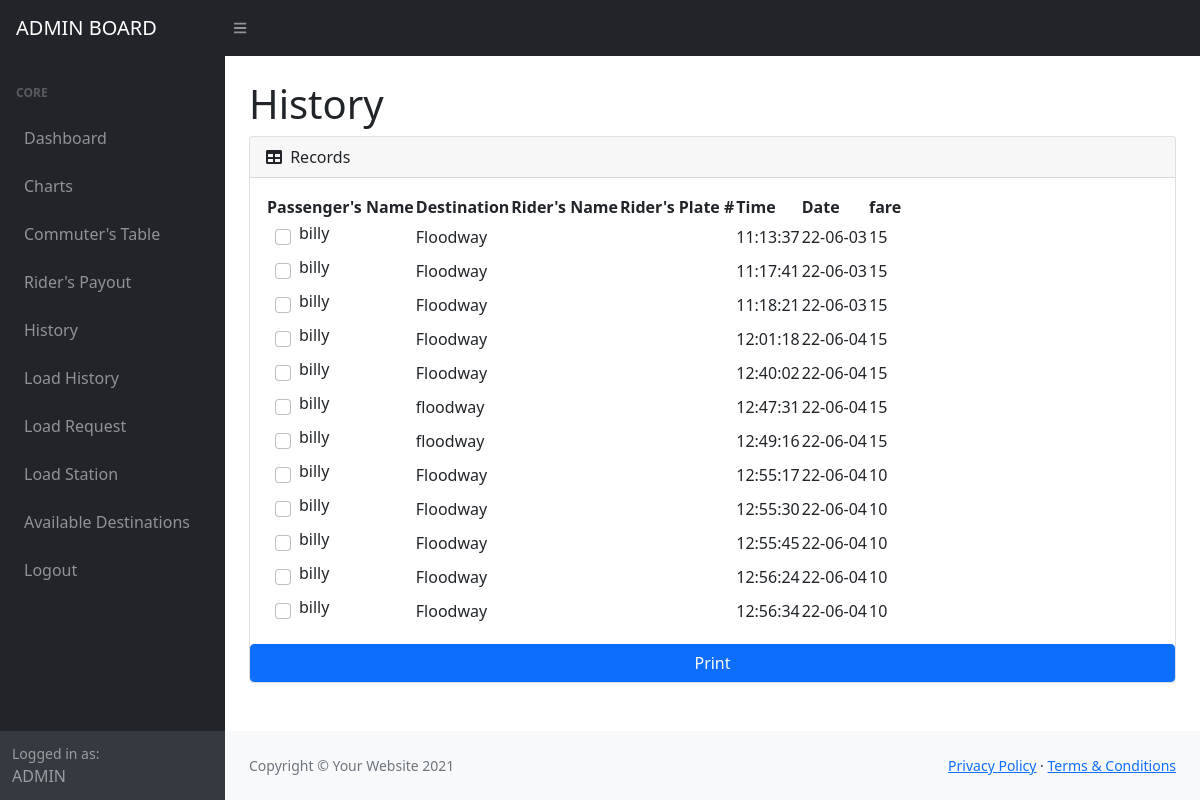
Screenshot of /Ahistory.php (signed in) with the database file from the repository.
### tables this page shows
CREATE TABLE `history` (
  `id` int(11) NOT NULL,
  `passenger_id` int(11) NOT NULL,
  `username` text NOT NULL,
  `riders_id` int(11) NOT NULL,
  `ridername` text NOT NULL,
  `mark` text NOT NULL,
  `plate` text NOT NULL,
  `fee` int(11) NOT NULL,
  `destination` text NOT NULL,
  `qrtime` text NOT NULL,
  `created` text NOT NULL
);

### Ahistory.php (the view, shortened to what this page needs)
<?php
require_once "check.php";
$sql = mysqli_query($conn,"SELECT * FROM history ");
?>
<!DOCTYPE html>
<html lang="en">
    <head>
        <link href="https://cdn.jsdelivr.net/npm/simple-datatables@latest/dist/style.css" rel="stylesheet" />
        <link href="adminfile/css/styles.css" rel="stylesheet" />
    </head>
    <body class="sb-nav-fixed">
        <nav class="sb-topnav navbar navbar-expand navbar-dark bg-dark">
            <a class="navbar-brand ps-3" href="Admin.php">ADMIN BOARD</a>
            <button class="btn btn-link btn-sm order-1 order-lg-0 me-4 me-lg-0" id="sidebarToggle" href="#!"><i class="fas fa-bars"></i></button>
        </nav>
        <div id="layoutSidenav">
            <div id="layoutSidenav_nav">
                <nav class="sb-sidenav accordion sb-sidenav-dark" id="sidenavAccordion">
                    <div class="sb-sidenav-menu">
                        <div class="nav">
                            <div class="sb-sidenav-menu-heading">Core</div>
                            <a class="nav-link" href="Admin.php">
                                Dashboard
                            </a>
                            <a class="nav-link" href="charts.php">
                                Charts
                            </a>
                            <a class="nav-link" href="Atables.php">
                                Commuter's Table
                            </a>
                            <a class="nav-link" href="Arider_payout.php">
                                Rider's Payout
                            </a>
                            <a class="nav-link" href="Ahistory.php">
                                History
                            </a>
                            <a class="nav-link" href="Alhistory.php">
                                Load History
                            </a>
                            <a class="nav-link" href="Aload-request.php">
                                Load Request
                            </a>
                            <a class="nav-link" href="Aload.php">
                                Load Station
                            </a>
                            <a class="nav-link" href="Adestinations.php">
                                Available Destinations
                            </a>
                            <a class="nav-link" href="logout.php">
                                Logout
                            </a>
                        </div>
                    </div>
                    <div class="sb-sidenav-footer">
                        <div class="small">Logged in as:</div>
                       ADMIN
                    </div>
                </nav>
            </div>
            <div id="layoutSidenav_content">
                <main>
                    <div class="container-fluid px-4">
                        <h1 class="mt-4">History</h1>
                        <div class="card mb-4">
                            <div class="card-header">
                                <i class="fas fa-table me-1"></i>
                                Records
                            </div>
                            <div class="table-responsive-sm card-body">
                                <table id="datatablesSimple" class="">
                                    <thead>
                                        <tr>
                                            <th>Passenger's Name</th>
                                            <th>Destination</th>
                                            <th>Rider's Name</th>
                                            <th>Rider's Plate #</th>
                                            <th>Time</th>
                                            <th>Date</th>
                                            <th>fare</th>
                                        </tr>
                                    </thead>
                                    <tbody>
                                        <tr>
                                        <?php
                                        while($row = $sql->fetch_assoc()){
                                        ?>
                                            <td><input class="form-check-input m-2" type="checkbox" name="checked" value="" id="flexCheckDefault"><?php echo $row['username']?></td>
                                            <td><?php echo $row['destination']?></td>
                                            <td><?php echo $row['ridername']?></td>
                                            <td><?php echo $row['plate']?></td>
                                            <td><?php echo $row['qrtime']?></td>
                                            <td><?php echo $row['created']?></td>
                                            <td><?php echo $row['fee']?></td>
                                        </tr>
                                        <?php
                                        }
                                            ?>
                                    </tbody>
                                </table>
                            </div>
                            <button onclick="window.print();" class="btn btn-primary" id="print-btn">Print</button>
                        </div>
                    </div>
                </main>
                <footer class="py-4 bg-light mt-auto">
                    <div class="container-fluid px-4">
                        <div class="d-flex align-items-center justify-content-between small">
                            <div class="text-muted">Copyright &copy; Your Website 2021</div>
                            <div>
                                <a href="#">Privacy Policy</a>
                                &middot;
                                <a href="#">Terms &amp; Conditions</a>
                            </div>
                        </div>
                    </div>
                </footer>
            </div>
        </div>
    </body>
</html>

### rows the page displays
history: username "billy", destination "Floodway", qrtime "11:13:37", created "22-06-03", fee "15"
history: username "billy", destination "Floodway", qrtime "11:17:41", created "22-06-03", fee "15"
history: username "billy", destination "Floodway", qrtime "11:18:21", created "22-06-03", fee "15"
history: username "billy", destination "Floodway", qrtime "12:01:18", created "22-06-04", fee "15"
history: username "billy", destination "Floodway", qrtime "12:40:02", created "22-06-04", fee "15"
history: username "billy", destination "floodway", qrtime "12:47:31", created "22-06-04", fee "15"
history: username "billy", destination "floodway", qrtime "12:49:16", created "22-06-04", fee "15"
history: username "billy", destination "Floodway", qrtime "12:55:17", created "22-06-04", fee "10"
history: username "billy", destination "Floodway", qrtime "12:55:30", created "22-06-04", fee "10"
history: username "billy", destination "Floodway", qrtime "12:55:45", created "22-06-04", fee "10"
history: username "billy", destination "Floodway", qrtime "12:56:24", created "22-06-04", fee "10"
history: username "billy", destination "Floodway", qrtime "12:56:34", created "22-06-04", fee "10"
